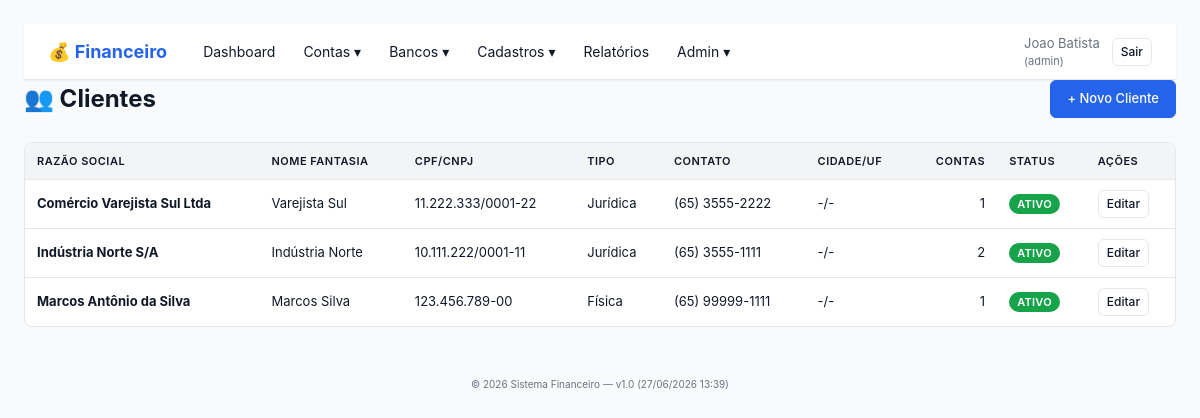
/clientes.php (signed in), run on the app's committed database.
### tables this page shows
CREATE TABLE clientes (
    id INT(11) NOT NULL AUTO_INCREMENT,
    empresa_id INT(11) NOT NULL,
    razao_social VARCHAR(200) NOT NULL,
    nome_fantasia VARCHAR(100),
    cpf_cnpj VARCHAR(20),
    tipo_pessoa ENUM('F','J') DEFAULT 'J' COMMENT 'F=Fisica, J=Juridica',
    endereco VARCHAR(255),
    cidade VARCHAR(100),
    uf CHAR(2),
    cep VARCHAR(10),
    telefone VARCHAR(20),
    email VARCHAR(150),
    contato VARCHAR(100),
    observacoes TEXT,
    ativo TINYINT(1) DEFAULT 1,
    data_criacao TIMESTAMP DEFAULT CURRENT_TIMESTAMP,
    PRIMARY KEY (id),
    INDEX idx_empresa (empresa_id),
    INDEX idx_razao_social (razao_social),
    INDEX idx_cpf_cnpj (cpf_cnpj),
    INDEX idx_ativo (ativo),
    FOREIGN KEY (empresa_id) REFERENCES empresas(id) ON DELETE CASCADE
);

### src/lib/Helper.php (called while the page is built, shortened)
<?php
function layout(string $titulo, string $view, array $vars = []): void
{
    extract($vars, EXTR_SKIP);
    require FINANCEIRO_SRC . '/views/layout/header.php';
    require FINANCEIRO_SRC . '/views/layout/navbar.php';
    require FINANCEIRO_SRC . '/views/' . $view;
    require FINANCEIRO_SRC . '/views/layout/footer.php';
}

### src/controllers/ClientesController.php (called while the page is built, shortened)
<?php
final class ClientesController
{
    public function index(): void
    {
        $empresaId = Auth::user()['empresa_id'];
        $db = Database::getConnection();
        $stmt = $db->prepare('
            SELECT c.*,
                   (SELECT COUNT(*) FROM contas_receber WHERE cliente_id = c.id) AS total_contas
            FROM clientes c
            WHERE c.empresa_id = ?
            ORDER BY c.ativo DESC, c.razao_social
        ');
        $stmt->execute([$empresaId]);
        $clientes = $stmt->fetchAll();
        layout('Clientes', 'clientes/index.php', [
            'clientes' => $clientes,
        ]);
    }
}

### public/clientes.php (called while the page is built, shortened)
<?php
(new ClientesController)->index();

### src/lib/Auth.php (called while the page is built, shortened)
<?php
final class Auth
{
    public static function perfilAtual(): string
    {
        foreach ($_SESSION['empresas'] as $emp) {
            if ((int)$emp['empresa_id'] === (int)$_SESSION['empresa_id']) {
                return $emp['perfil_na_empresa'];
            }
        }
        return '';
    }
    public static function isLogged(): bool
    {
        return isset($_SESSION['usuario_id']) && isset($_SESSION['empresa_id']);
    }
}

### src/lib/Permissao.php (called while the page is built, shortened)
<?php
final class Permissao
{
    public static function tem(string $capability): bool
    {
        $perfil = Auth::perfilAtual();
        return in_array($capability, self::CAPS[$perfil] ?? [], true);
    }
}

### src/views/clientes/index.php (the view, shortened to what this page needs)
<div class="page-header">
    <h1>👥 Clientes</h1>
    <?php if (Permissao::tem('gerenciar_cadastros')): ?>
        <a href="cliente_form.php" class="btn btn-primary">+ Novo Cliente</a>
    <?php endif; ?>
</div>
<table class="table">
    <thead>
        <tr>
            <th>Razão Social</th>
            <th>Nome Fantasia</th>
            <th>CPF/CNPJ</th>
            <th>Tipo</th>
            <th>Contato</th>
            <th>Cidade/UF</th>
            <th class="text-right">Contas</th>
            <th>Status</th>
            <th>Ações</th>
        </tr>
    </thead>
    <tbody>
        <?php if (empty($clientes)): ?>
            <tr><td colspan="9" class="muted center">Nenhum cliente cadastrado.</td></tr>
        <?php else: foreach ($clientes as $c): ?>
            <tr>
                <td><strong><?= htmlspecialchars($c['razao_social']) ?></strong></td>
                <td><?= htmlspecialchars($c['nome_fantasia'] ?? '-') ?></td>
                <td><?= htmlspecialchars($c['cpf_cnpj'] ?? '-') ?></td>
                <td><?= $c['tipo_pessoa'] === 'F' ? 'Física' : 'Jurídica' ?></td>
                <td><?= htmlspecialchars($c['telefone'] ?? '-') ?></td>
                <td><?= htmlspecialchars(($c['cidade'] ?? '-') . '/' . ($c['uf'] ?? '-')) ?></td>
                <td class="text-right"><?= (int)$c['total_contas'] ?></td>
                <td>
                    <span class="badge badge-<?= $c['ativo'] ? 'success' : 'secondary' ?>">
                        <?= $c['ativo'] ? 'Ativo' : 'Inativo' ?>
                    </span>
                </td>
                <td class="actions">
                    <?php if (Permissao::tem('gerenciar_cadastros')): ?>
                        <a href="cliente_form.php?id=<?= (int)$c['id'] ?>" class="btn btn-sm">Editar</a>
                    <?php endif; ?>
                </td>
            </tr>
        <?php endforeach; endif; ?>
    </tbody>
</table>

### public/assets/financeiro.css (style rules this page uses)
* { box-sizing: border-box; margin: 0; padding: 0; }
:root { --color-primary: #2563eb; --color-primary-dark: #1d4ed8; --color-success: #16a34a; --color-warning: #d97706; --color-danger: #dc2626; --color-info: #0891b2; --color-secondary: #6b7280; --color-bg: #f9fafb; --color-surface: #ffffff; --color-text: #111827; --color-text-muted: #6b7280; --color-border: #e5e7eb; --shadow-sm: 0 1px 2px 0 rgba(0,0,0,0.05); --shadow: 0 1px 3px 0 rgba(0,0,0,0.1), 0 1px 2px 0 rgba(0,0,0,0.06); }
body { font-family: -apple-system, BlinkMacSystemFont, "Segoe UI", Roboto, "Helvetica Neue", Arial, sans-serif; background: var(--color-bg); color: var(--color-text); line-height: 1.5; font-size: 14px; }
.page-header { display: flex; justify-content: space-between; align-items: center; margin-bottom: 24px; flex-wrap: wrap; gap: 12px; }
.page-header h1 { font-size: 24px; color: var(--color-text); }
.btn { padding: 8px 16px; border: 1px solid var(--color-border); border-radius: 6px; background: var(--color-surface); color: var(--color-text); cursor: pointer; text-decoration: none; font-size: 13px; font-weight: 500; transition: all 0.15s; display: inline-block; }
.btn-primary { background: var(--color-primary); border-color: var(--color-primary); color: white; }
.btn-sm { padding: 4px 8px; font-size: 12px; }
.table { width: 100%; background: var(--color-surface); border: 1px solid var(--color-border); border-radius: 8px; border-collapse: separate; border-spacing: 0; margin-bottom: 24px; overflow: hidden; }
.table th, .table td { padding: 10px 12px; text-align: left; border-bottom: 1px solid var(--color-border); font-size: 13px; }
.table th { background: #f3f4f6; font-weight: 600; color: var(--color-text); text-transform: uppercase; font-size: 11px; letter-spacing: 0.5px; }
.table tbody tr:last-child td { border-bottom: none; }
.table .text-right { text-align: right; }
.badge { display: inline-block; padding: 2px 8px; border-radius: 12px; font-size: 11px; font-weight: 600; background: var(--color-secondary); color: white; text-transform: uppercase; letter-spacing: 0.3px; }
.badge-success { background: var(--color-success); }
.text-right { text-align: right; }
.actions { display: flex; gap: 4px; flex-wrap: wrap; }

### data on the page
clientes: razao_social "Comércio Varejista Sul Ltda", nome_fantasia "Varejista Sul", cpf_cnpj "11.222.333/0001-22", tipo_pessoa "Jurídica", telefone "(65) 3555-2222", cidade+uf "-/-", total_contas "1", ativo "ATIVO"
clientes: razao_social "Indústria Norte S/A", nome_fantasia "Indústria Norte", cpf_cnpj "10.111.222/0001-11", tipo_pessoa "Jurídica", telefone "(65) 3555-1111", cidade+uf "-/-", total_contas "2", ativo "ATIVO"
clientes: razao_social "Marcos Antônio da Silva", nome_fantasia "Marcos Silva", cpf_cnpj "123.456.789-00", tipo_pessoa "Física", telefone "(65) 99999-1111", cidade+uf "-/-", total_contas "1", ativo "ATIVO"

### other printed values
$usuario['nome'] "Joao Batista"
$perfil "admin"
